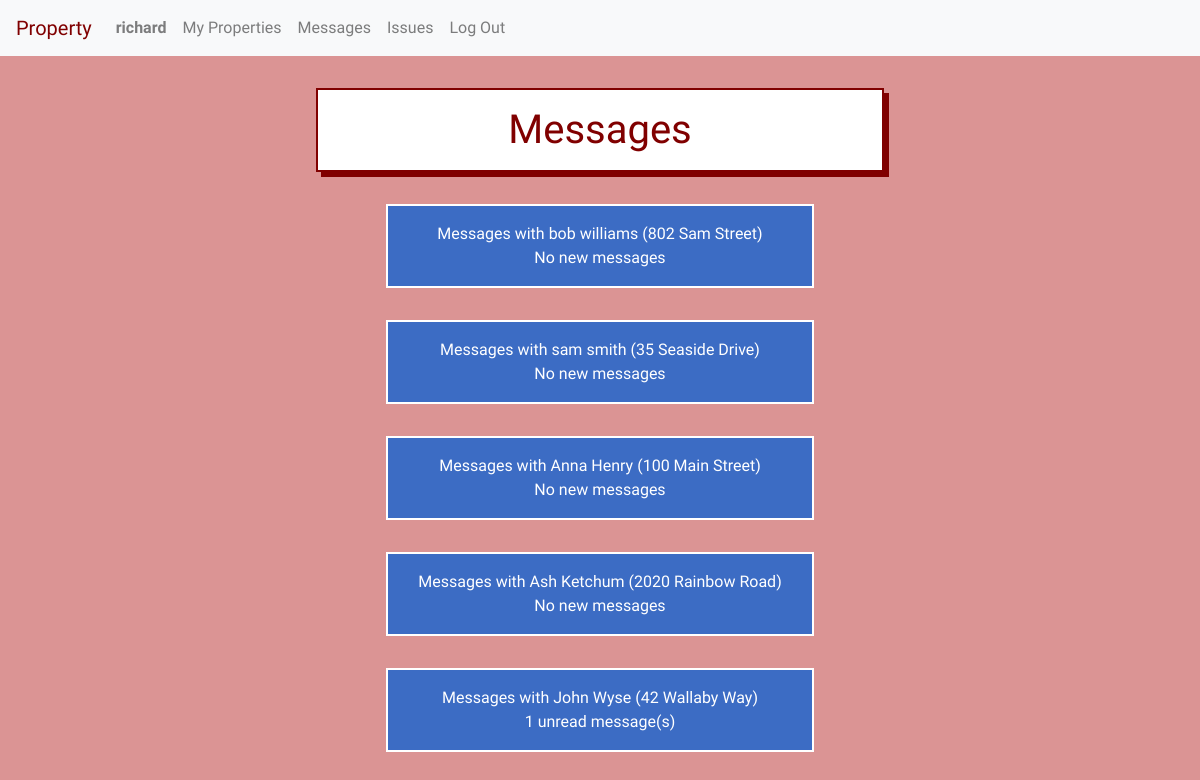
Page /property/messages (signed in) on the committed database.
### property/models.py (models this page shows, shortened)
class User(AbstractUser):
    tenant = models.BooleanField(default=True)
    manager = models.BooleanField(default=False)
    profile_picture = models.ImageField(blank=True, null=True, upload_to='profile_images/')

class Unit(models.Model):
    manager = models.ForeignKey(User, on_delete=models.CASCADE, related_name="managers")
    tenant = models.ForeignKey(User, on_delete=models.CASCADE, related_name="tenants", blank=True, null=True)
    address = models.CharField(max_length=200)
    image = models.ImageField(blank=True, upload_to='unit_images/')
    lease = models.FileField(blank=True, upload_to='leases/')
    def __str__(self):
        return f"{self.address}"

### property/views.py (the view)
# urls.py: path("messages", views.messages, name="messages"),
@login_required
def messages(request):
    if request.method == "GET":
        if request.user.tenant == True:
            try:
                unit_count = Unit.objects.filter(tenant=request.user).count()
            except ObjectDoesNotExist:
                unit_count = 0
            if unit_count != 1:
                return render(request, 'property/messages.html')
            else:
                unit = Unit.objects.get(tenant=request.user)
                return HttpResponseRedirect(reverse("unit_messages", kwargs={'unit_id': unit.id}))
        else:
            try:
                units = Unit.objects.filter(manager=request.user).exclude(tenant=None).order_by('-tenant')
            except ObjectDoesNotExist:
                units = None
            unread_counts = []
            for unit in units:
                try:
                    unread_count = Message.objects.filter(read=False).filter(sender=unit.tenant).filter(recipient=request.user).count()
                except ObjectDoesNotExist:
                    unread_count = 0
                unread_counts.append(unread_count)
            zipped_messages_info = zip(unread_counts, units)
            return render(request, 'property/messages.html', {
                "messages_info": zipped_messages_info
            })
    else:
        return render(request, 'property/error.html')

### property/templates/property/messages.html
{% extends "property/layout.html" %}
{% block body %}
<h1>Messages</h1>
{% if user.tenant %}
    <br><br>
    You must claim an address and property manager before you can send or recieve messages.
{% else %}
    {% if messages_info %}
        <div class="list-container">
            {% for count, unit in messages_info %}
            <a href="{% url 'unit_messages' unit.id %}">
                <div class="listed-item-link">
                    Messages with {{unit.tenant.first_name}} {{unit.tenant.last_name}} ({{unit}})
                    <br>
                    {% if count %}
                    {{count}} unread message(s)
                    {% else %}
                    No new messages
                    {% endif %}
                </div>
            </a>
            {% endfor %}
        </div>
    {% else %}
        <br><br>
        You must add a property with a tenant before you can see send or see messages.
    {% endif %}
{% endif %}
{% endblock %}

### property/templates/property/layout.html (shortened to what this page needs)
{% load static %}
<!DOCTYPE html>
<html lang="en">
    <head>
        <link rel="stylesheet" href="https://stackpath.bootstrapcdn.com/bootstrap/4.3.1/css/bootstrap.min.css">
        <link href="{% static 'property/styles.css' %}" rel="stylesheet">
    </head>
    <body>
        {% if user.is_authenticated %}
        <nav class="navbar sticky-top navbar-expand-lg navbar-light bg-light">
            <a id="property" class="navbar-brand" href="{% url 'index' %}">Property</a>
            <div class="collapse navbar-collapse" id="navbarTogglerDemo02">
              <ul class="navbar-nav mr-auto mt-2 mt-lg-0">
                <li class="nav-item">
                    <a class="nav-link" href="{% url 'profile' %}"><strong>{{ user.username }}</strong></a>
                </li>
                {% if user.manager %}
                <li class="nav-item">
                    <a class="nav-link" href="{% url 'index' %}">My Properties</a>
                </li>
                {% endif %}
                <li class="nav-item">
                    <a id="messages_nav" class="nav-link" href="{% url 'messages' %}">Messages</a>
                </li>
                <li class="nav-item">
                    <a id="issues_nav" class="nav-link" href="{% url 'issues' %}">Issues</a>
                </li>
                <li class="nav-item">
                    <a class="nav-link" href="{% url 'logout' %}">Log Out</a>
                </li>
              </ul>
            </div>
          </nav>
        {% endif %}
        <div class="body">
        {% block body %}
        {% endblock %}
        </div>
    </body>
</html>

### property/static/property/styles.css (style rules this page uses)
:root { --blue: rgb(60, 108, 196); --lightblue: rgb(127, 167, 241); }
body { background-color: rgb(219, 148, 148); color: maroon; font-family: 'Yusei Magic', sans-serif; }
#property { color: maroon; }
a { text-decoration: none !important; }
.body { padding: 2rem; text-align: center; }
h1 { padding: 1rem; margin-bottom: 1rem; margin: auto; text-align: center; border: maroon solid 2px; background-color: white; color: maroon; display: block; box-shadow: 5px 5px; width: 50%; min-width: 350px; }
.list-container { padding: 2rem; }
.listed-item-link { padding: 1rem; margin: auto; width: 40%; min-width: 300px; margin-bottom: 2rem; text-align: center; border: white solid 2px; background-color: var(--blue); color: white; display: block; }

### rows in the picture
User: username "richard"
Unit: tenant.first_name "bob", tenant.last_name "williams", address "802 Sam Street", shows "No new messages"
Unit: tenant.first_name "sam", tenant.last_name "smith", address "35 Seaside Drive", shows "No new messages"
Unit: tenant.first_name "Anna", tenant.last_name "Henry", address "100 Main Street", shows "No new messages"
Unit: tenant.first_name "Ash", tenant.last_name "Ketchum", address "2020 Rainbow Road", shows "No new messages"
Unit: tenant.first_name "John", tenant.last_name "Wyse", address "42 Wallaby Way", count "1"
